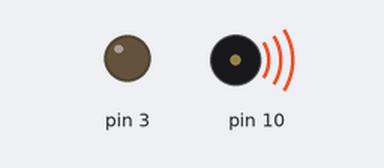
Recording of a sketch running on a simulated Arduino Uno, built with avr-gcc and run on an emulated ATmega328P. Parts: output pins drawn as LEDs (lit = HIGH), buzzer (waves = sounding).

Above: at 0.5 s.
Timing chart, 0 to 10.4 s (numbered marks = the images above):
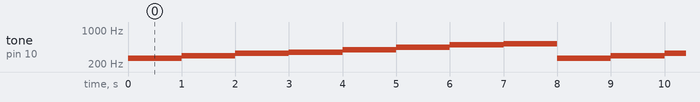

The sketch:

2.ino
```cpp
#define c_4 261
#define d_4 293
#define e_4 329
#define f_4 349
#define g_4 392
#define a_4 440
#define b_4 494
#define z_4 523

void setup(){
  pinMode(3, OUTPUT);
}

void loop(){
  tone(10, c_4);
  delay(1000);
  tone(10, d_4);
  delay(1000);
  tone(10, e_4);
  delay(1000);
  tone(10, f_4);
  delay(1000);
  tone(10, g_4);
  delay(1000);
  tone(10, a_4);
  delay(1000);
  tone(10, b_4);
  delay(1000);
  tone(10, z_4);
  delay(1000);
}
```

Measured:
- by itself, tone on pin 10: repeats every 8.0 s: 293 Hz 1.0 s, 329 Hz 1.0 s, 349 Hz 1.0 s, 392 Hz 1.0 s, 440 Hz 1.0 s, 494 Hz 1.0 s, 523 Hz 1.0 s, 261 Hz 1.0 s
